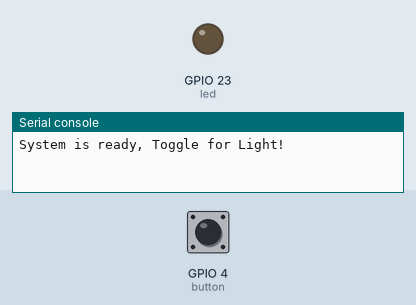
Bench run of a program on a simulated ESP32 board running MicroPython. Parts: output pins drawn as LEDs (lit = HIGH), the last lines printed to the serial console. The inputs (shaded band) are chosen by the test bench; at power-on: GPIO 4 (button) HIGH.

Above: at 1.2 s.
1.3 s: GPIO 4 (button) pulled LOW for 0.15 s
At 1.7 s:
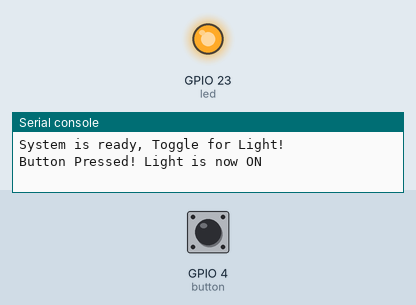
2.9 s: GPIO 4 (button) pulled LOW for 1 s
At 4.2 s:
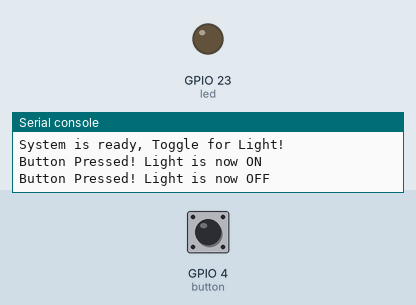
5.4 s: GPIO 4 (button) pulled LOW for 3.2 s
At 9.0 s:
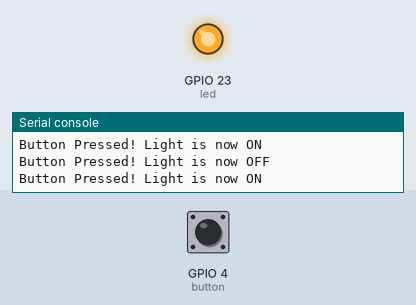
Timing chart, 0 to 10.5 s (numbered marks = the images above; inputs shaded):
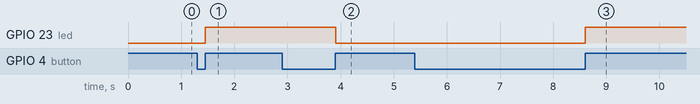

Measured:
- after the input at 1.3 s, GPIO 23 (led): LOW → HIGH after 0.16 s
- after the input at 2.9 s, GPIO 23 (led): HIGH → LOW after 1.0 s
- after the input at 5.4 s, GPIO 23 (led): LOW → HIGH after 3.2 s

The program:

switch_light_program.py
```python
from machine import Pin
import time

button = Pin(4, Pin.IN, Pin.PULL_UP)
led = Pin(23, Pin.OUT)

led.value(0)
light_state = False
last_button_state = button.value()
print("System is ready, Toggle for Light!")


while True:
    current_button_state = button.value()

    if last_button_state == 0 and current_button_state == 1:
        light_state = not light_state
        led.value(light_state)
        print(f"Button Pressed! Light is now {'ON' if light_state else 'OFF'}")
        time.sleep(0.2)

    last_button_state = current_button_state
    time.sleep(0.01)
```
